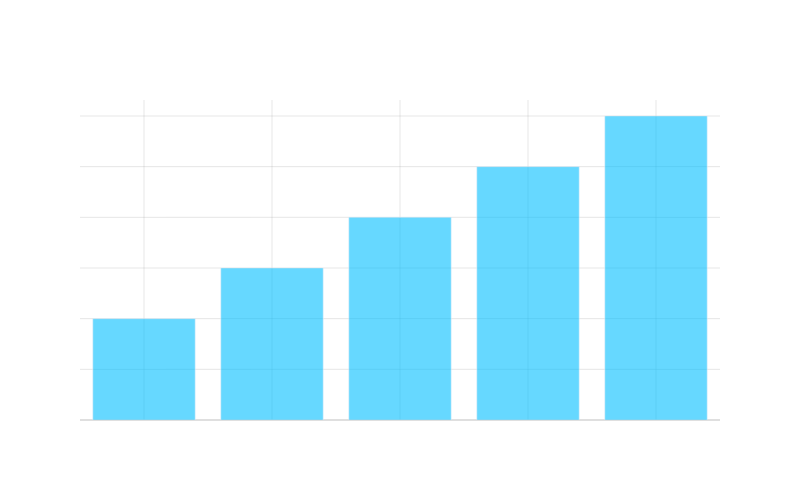

Write notebook code for a chart like this one.
### Markdown cell above
#### 1.)  Volatility Crush

#####  What is the Option Trading Strategy?

Fear is often mispriced in the market (statistically overpriced), volatility crush or *implied* volatility crush is a phenomenon in the markets consequent of this mispricing.

Before important events that may create a price movement in either direction option prices tend to be inflated relative to the subsequent move.

Specifically, *implied volatility* tends to be higher before this event then as uncertainty dissapates there is a rapid decline in option prices as this *implied volatility* declines.

Should the underlying asset not move as much as priced in by the options one can effectively trade this effect and do their best to hedge out other factors impacting price to collect the theoretical mispricing.

**Remark:**  Collecting the pure theoretical mispricing in volatility is *not* possible, but we can do our by constructing different types of option strategies

### Code cell
import numpy as np
import plotly.graph_objects as go
import scipy.stats as stats
from scipy.stats import norm

# Black-Scholes formula for option pricing
def black_scholes(S, K, T, r, sigma, option_type):
    d1 = (np.log(S/K) + (r + sigma**2/2)*T) / (sigma*np.sqrt(T))
    d2 = d1 - sigma*np.sqrt(T)
    
    if option_type == "call":
        price = S*norm.cdf(d1) - K*np.exp(-r*T)*norm.cdf(d2)
    else:  # put
        price = K*np.exp(-r*T)*norm.cdf(-d2) - S*norm.cdf(-d1)
    return price

# Fixed parameters
S = 100  # Stock price
K = 100  # Strike price
T = 30/365  # Time to expiry (30 days)
r = 0.05  # Risk-free rate

# Different implied volatilities
implied_vols = [0.2, 0.3, 0.4, 0.5, 0.6]  # 20% to 60% volatility

# Calculate straddle prices (call + put) for each volatility
straddle_prices = []
for vol in implied_vols:
    call = S * 0.1 * vol  # Simplified pricing for demonstration
    put = S * 0.1 * vol   # Simplified pricing for demonstration
    straddle_prices.append(call + put)

# Create bar chart
fig = go.Figure()

fig.add_trace(
    go.Bar(
        x=[f"{vol*100}% Vol" for vol in implied_vols],
        y=straddle_prices,
        marker_color='rgba(0, 191, 255, 0.6)',
        name='Straddle Price'
    )
)

# Update layout
fig.update_layout(
    title='Straddle Option Prices at Different Implied Volatilities',
    xaxis_title='Implied Volatility',
    yaxis_title='Straddle Price ($)',
    width=800,
    height=500,
    plot_bgcolor='rgba(0,0,0,0)',
    paper_bgcolor='rgba(0,0,0,0)',
    font=dict(color='white'),
    showlegend=False
)

# Update axes
fig.update_xaxes(
    showgrid=True,
    gridwidth=1,
    gridcolor='rgba(128,128,128,0.2)',
    zeroline=True,
    zerolinewidth=1,
    zerolinecolor='rgba(128,128,128,0.5)'
)
fig.update_yaxes(
    showgrid=True,
    gridwidth=1,
    gridcolor='rgba(128,128,128,0.2)',
    zeroline=True,
    zerolinewidth=1,
    zerolinecolor='rgba(128,128,128,0.5)'
)

fig.show()

### Figure 1 — Plotly figure (JSON) as saved in the notebook; plotly's stock layout.template omitted (floating-point values rounded to 4 significant figures)
{"data": [{"marker": {"color": "rgba(0, 191, 255, 0.6)"}, "name": "Straddle Price", "type": "bar", "x": ["20.0% Vol", "30.0% Vol", "40.0% Vol", "50.0% Vol", "60.0% Vol"], "y": [4, 6, 8, 10, 12]}], "layout": {"font": {"color": "white"}, "height": 500, "paper_bgcolor": "rgba(0,0,0,0)", "plot_bgcolor": "rgba(0,0,0,0)", "showlegend": false, "title": {"text": "Straddle Option Prices at Different Implied Volatilities"}, "width": 800, "xaxis": {"gridcolor": "rgba(128,128,128,0.2)", "gridwidth": 1, "showgrid": true, "title": {"text": "Implied Volatility"}, "zeroline": true, "zerolinecolor": "rgba(128,128,128,0.5)", "zerolinewidth": 1}, "yaxis": {"gridcolor": "rgba(128,128,128,0.2)", "gridwidth": 1, "showgrid": true, "title": {"text": "Straddle Price ($)"}, "zeroline": true, "zerolinecolor": "rgba(128,128,128,0.5)", "zerolinewidth": 1}}}
